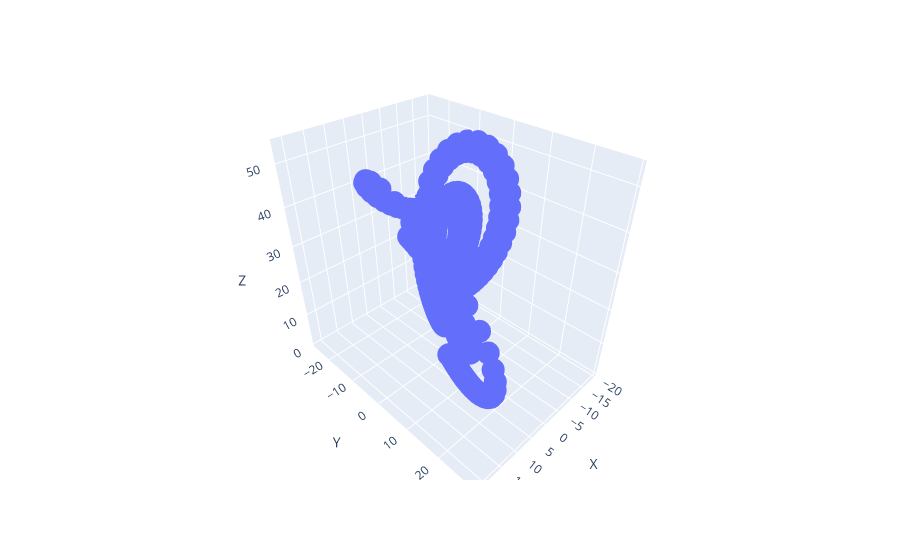

Write notebook code for a chart like this one.
### Code cell
'''
Fractal code using Python and a Duck.AI query
Reference (retried 2025-07-18):
   https://thelinuxcode.com/plotly-express-scatter-3d/
   https://www.tutorialspoint.com/plotly/plotly_3d_scatter_and_surface_plot.htm
   https://sqlpey.com/python/top-8-methods-to-solve-pandas-append-deprecation-issue/
Non-Primary references
   https://thelinuxcode.com/plotly-express-scatter-3d/ 
   https://www.slingacademy.com/article/pandas-how-to-append-new-rows-to-a-dataframe/ 
   https://medium.com/@devaangnadkarni01/how-to-build-interactive-3d-plots-in-python-d010bb265c2a 
   https://plotly.com/python/3d-camera-controls/ 
Duck.AI query for fractal computation stored in "doc" folder as a URL won't work.
If above URL's are not available in the future,  try browsing them using the Internet Wayback 
Machine at archive.org.
'''


import pandas as pd
import plotly.express as px


def lorenz_attractor(sigma, beta, rho, dt, steps):
    '''
    The Lorenz Attractor Block
    '''
    df = pd.DataFrame( columns=['X', 'Y', 'Z'] )
    x, y, z = 1.0, 1.0, 1.0  # Initial conditions

    for _ in range(steps):
        dx = sigma * (y - x) * dt
        dy = (x * (rho - z) - y) * dt
        dz = (x * y - beta * z) * dt
        x += dx
        y += dy
        z += dz
        print(x, y, z)
        # use of _append a deprecated (oh well...). Note that with this line you could also get the
        # warning message "FutureWarning: The behavior of DataFrame concatenation with empty or
        # all-NA entries is deprecated. In a future version, this will no longer exclude empty or
        # all-NA columns when determining the result dtypes. To retain the old behavior, exclude the
        # relevant entries before the concat operation."  This line of code commented but left in
        # place as a message to the future.
        #df =df._append( {'X': x, 'Y': y, 'Z': z}, ignore_index=True )
        df.loc[ len(df) ]  =  {'X': x, 'Y': y, 'Z': z}
    fig = px.scatter_3d( df, x='X', y='Y', z='Z' )
    fig.show()

def main():
    ''' Main Block!!'''
    # Parameters
    sigma = 10.0
    beta = 8/3
    rho = 28.0
    dt = 0.01
    steps = 1000

    lorenz_attractor(sigma, beta, rho, dt, steps)


if __name__ == '__main__':
    main()

### Figure 1 — Plotly figure (JSON) as saved in the notebook; plotly's stock layout.template omitted (floating-point values rounded to 4 significant figures; data arrays with more than 128 entries replaced by an {"elided": "..."} marker saying what was removed)
{"data": [{"hovertemplate": "X=%{x}<br>Y=%{y}<br>Z=%{z}<extra></extra>", "legendgroup": "", "marker": {"color": "#636efa", "symbol": "circle"}, "mode": "markers", "name": "", "scene": "scene", "showlegend": false, "type": "scatter3d", "x": {"elided": "1000 float values"}, "y": {"elided": "1000 float values"}, "z": {"elided": "1000 float values"}}], "layout": {"legend": {"tracegroupgap": 0}, "margin": {"t": 60}, "scene": {"domain": {"x": [0, 1], "y": [0, 1]}, "xaxis": {"title": {"text": "X"}}, "yaxis": {"title": {"text": "Y"}}, "zaxis": {"title": {"text": "Z"}}}}}
